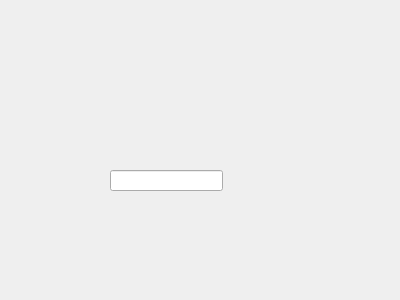
<?xml version="1.0" encoding="UTF-8"?>
<ui version="4.0">
 <class>Dialog</class>
 <widget class="QDialog" name="Dialog">
  <property name="geometry">
   <rect>
    <x>0</x>
    <y>0</y>
    <width>400</width>
    <height>300</height>
   </rect>
  </property>
  <property name="windowTitle">
   <string>Dialog</string>
  </property>
  <widget class="QLineEdit" name="lineEdit">
   <property name="geometry">
    <rect>
     <x>110</x>
     <y>170</y>
     <width>113</width>
     <height>21</height>
    </rect>
   </property>
  </widget>
 </widget>
 <resources/>
 <connections/>
</ui>
